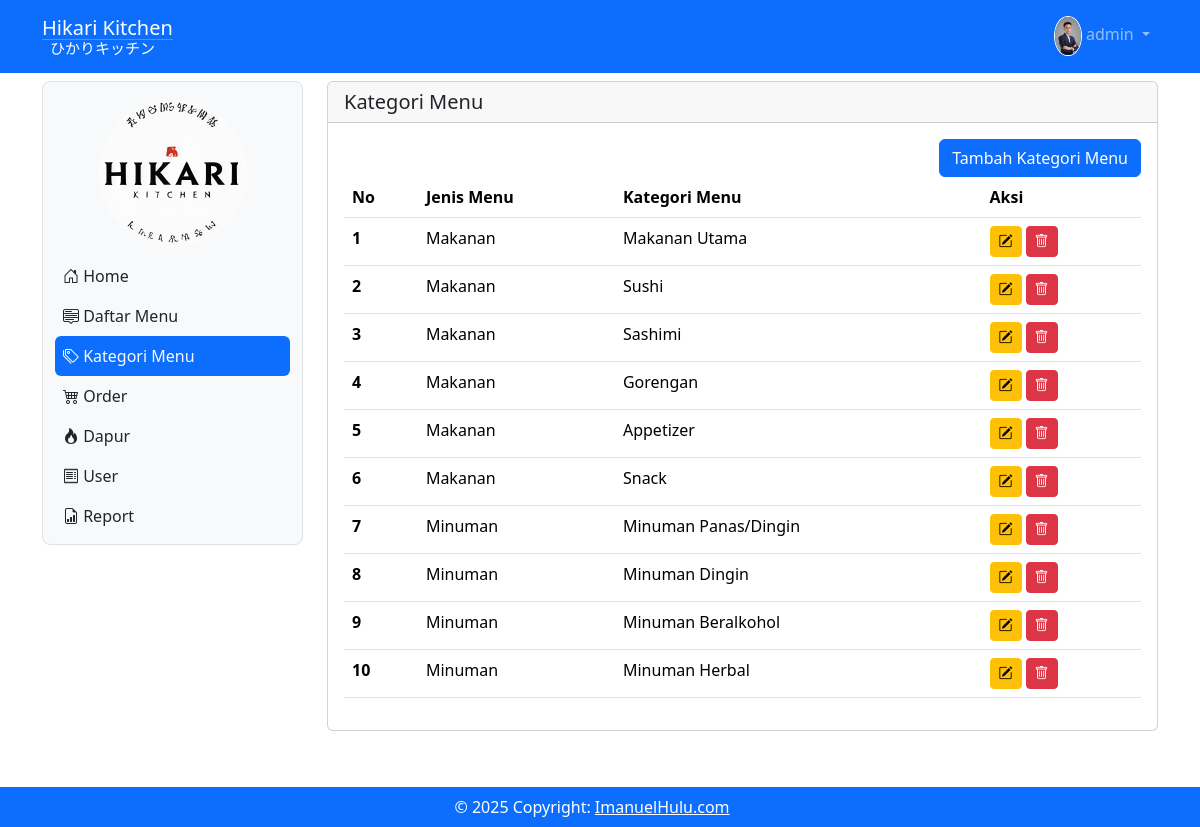
/kategori (signed in), run on the app's committed database.
### tables this page shows
CREATE TABLE `tbl_user` (
  `id` int(11) NOT NULL,
  `nama` varchar(200) NOT NULL,
  `username` varchar(200) NOT NULL,
  `level` int(1) NOT NULL,
  `nohp` varchar(15) NOT NULL,
  `alamat` varchar(200) NOT NULL,
  `password` varchar(200) NOT NULL,
  `gambar` varchar(200) NOT NULL
);

CREATE TABLE `tbl_kategori_menu` (
  `id_kategori` int(11) NOT NULL,
  `jenis_menu` varchar(200) NOT NULL,
  `kategori` varchar(200) NOT NULL
);

### kategori.php (the view, shortened to what this page needs)
<?php
include('proses/connect.php');
$query = mysqli_query($conn, "SELECT * FROM tbl_kategori_menu");
$kategoris = [];
while ($kategori = mysqli_fetch_assoc($query)) {
    $kategoris[] = $kategori;
}
?>
<div class="col-lg-9 mt-2 mb-5">
    <div class="card">
        <h5 class="card-header">Kategori Menu</h5>
        <div class="card-body">
            <div class="row">
                <div class="col d-flex justify-content-end">
                    <button class="btn btn-primary" data-bs-toggle="modal" data-bs-target="#modalTambahKategori">Tambah
                        Kategori Menu</button>
                </div>
            </div>
            <div class="table-responsive" id="container">
                <table class="table table-hover" id="example">
                    <thead>
                        <tr>
                            <th scope="col">No</th>
                            <th scope="col">Jenis Menu</th>
                            <th scope="col">Kategori Menu</th>
                            <th scope="col">Aksi</th>
                        </tr>
                    </thead>
                    <tbody>
                        <?php $i = 1; ?>
                        <?php foreach ($kategoris as $kategori) { ?>
                            <tr>
                                <th scope="row"><?php echo $i ?></th>
                                <td><?php echo $kategori['jenis_menu'] ?></td>
                                <td><?php echo $kategori['kategori'] ?></td>
                                <td class="d-flex">
                                    <button class="btn btn-warning btn-sm me-1" data-bs-toggle="modal"
                                        data-bs-target="#modalEdit<?php echo $i ?>">
                                        <i class="bi bi-pencil-square"></i>
                                    </button>
                                    <button class="btn btn-danger btn-sm" data-bs-toggle="modal"
                                        data-bs-target="#modalDelete<?php echo $i ?>">
                                        <i class="bi bi-trash"></i>
                                    </button>
                                </td>
                            </tr>
                            <?php $i++; ?>
                        <?php } ?>
                    </tbody>
                </table>
            </div>
        </div>
    </div>
</div>

### navbar.php (shortened to what this page needs)
<?php
include('proses/connect.php');
$query = mysqli_query($conn, "SELECT * FROM tbl_user");
?>
<nav class="navbar navbar-expand navbar-dark bg-primary sticky-top">
    <div class="container-lg">
        <a class="navbar-brand d-flex" href=".">
            <div class="">
                <p class="">Hikari Kitchen</p>
                <hr class="" style="margin-top: -20px;">
                <p class="text-align ms-2" style="margin-top: -19px; margin-bottom:0px; font-size:15px;">ひかりキッチン</p>
            </div>
        </a>
        <div class="collapse navbar-collapse justify-content-end" id="navbarNavDropdown">
            <ul class="navbar-nav">
                <li class="nav-item dropdown d-flex">
                    <a class="nav-link dropdown-toggle" href="#" role="button" data-bs-toggle="dropdown"
                        aria-expanded="false">
                        <div class="d-inline-block">
                            <img src="assets/img/user/<?php echo $result['gambar']; ?>" alt="" width="100%"
                                height="40px" style="border-radius: 50%; border: 1px solid #FFF">
                        </div>
                        <?php echo $result['nama']; ?>
                    </a>
                </li>
            </ul>
        </div>
    </div>
</nav>

### data on the page
tbl_user: gambar (picture), nama "admin"
tbl_kategori_menu: jenis_menu "Makanan", kategori "Makanan Utama"
tbl_kategori_menu: jenis_menu "Makanan", kategori "Sushi"
tbl_kategori_menu: jenis_menu "Makanan", kategori "Sashimi"
tbl_kategori_menu: jenis_menu "Makanan", kategori "Gorengan"
tbl_kategori_menu: jenis_menu "Makanan", kategori "Appetizer"
tbl_kategori_menu: jenis_menu "Makanan", kategori "Snack"
tbl_kategori_menu: jenis_menu "Minuman", kategori "Minuman Panas/Dingin"
tbl_kategori_menu: jenis_menu "Minuman", kategori "Minuman Dingin"
tbl_kategori_menu: jenis_menu "Minuman", kategori "Minuman Beralkohol"
tbl_kategori_menu: jenis_menu "Minuman", kategori "Minuman Herbal"
